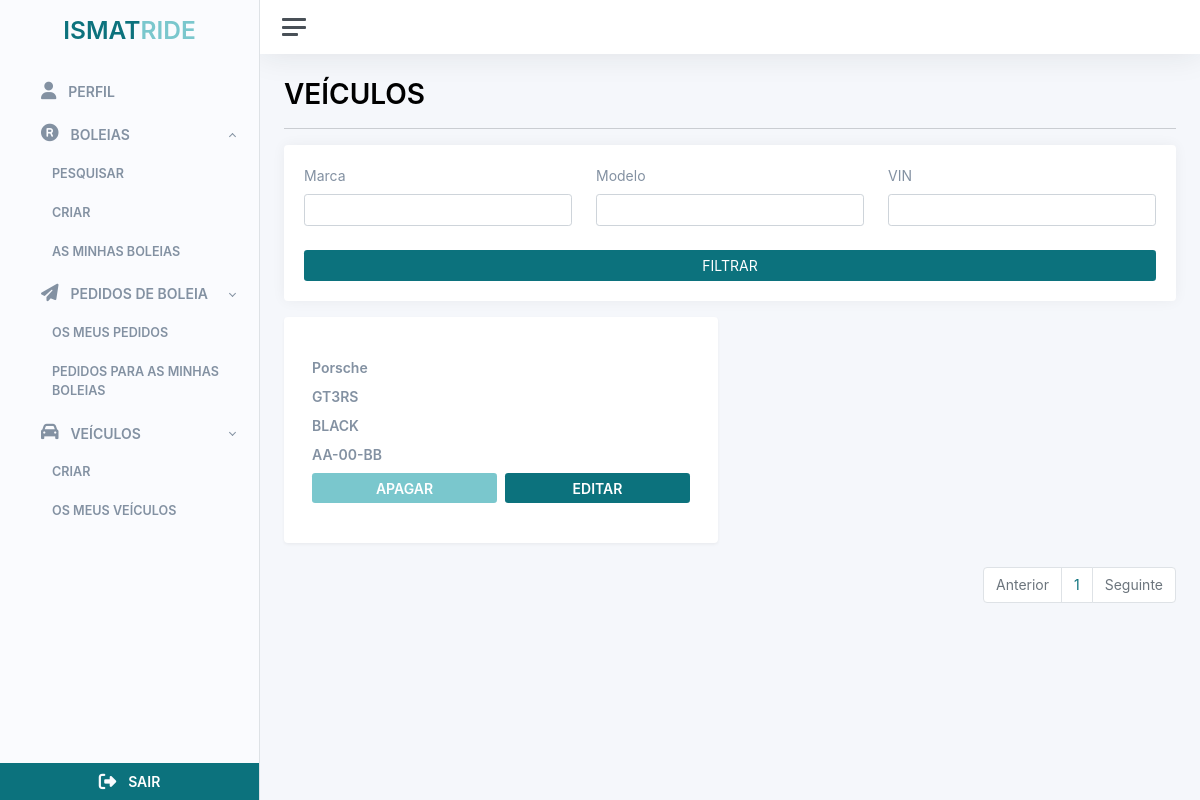
Page /vehicles/list (signed in) on the committed database.
### src/users/users.py (models this page shows)
class Brand(db.Model):
	__tablename__ = 'brand'
	id = db.Column(db.Integer, primary_key=True)
	name = db.Column(db.String(100))

class Model(db.Model):
	__tablename__ = 'model'
	id = db.Column(db.Integer, primary_key=True)
	name = db.Column(db.String(100))
	brand_id = db.Column('brand_id', db.ForeignKey('brand.id'))
	brand = db.relationship('Brand', backref='brand')

class Vehicle(db.Model):
	__tablename__ = 'vehicle'
	id = db.Column(db.Integer, primary_key=True)
	user_id = db.Column('user_id', db.ForeignKey('user.id'))
	user = db.relationship('User', backref='vehicle')
	license_plate = db.Column(db.String(20), unique=True)
	color = db.Column(db.String(20))
	seats = db.Column(db.Integer, default=0)
	is_deleted = db.Column(db.Boolean, default=False)
	createdAt = db.Column(db.DateTime, default=datetime.datetime.now)
	updatedAt = db.Column(db.DateTime, default=datetime.datetime.now)
	model_id = db.Column('model_id', db.ForeignKey('model.id'))
	model = db.relationship('Model', backref='vehicle')

### src/vehicles/routes.py (the view)
@vehicles_bp.route("/list")
@login_required
def vehicles_list():
    page = request.args.get('page', 1, type=int)
    query = Vehicle.query
    models_list = Model.query.all()
    if request.args.get("model"):
        query = query.join(Model, Vehicle.model).filter(Model.name.contains(request.args.get("model")))
    if request.args.get("brand"):
        query = query.join(Model, Vehicle.model).join(Brand, Model.brand).filter(Brand.name.contains(request.args.get("brand")))
    if request.args.get("vin"):
        query = query.filter(Vehicle.license_plate.contains(request.args.get("vin")))
    query = query.paginate(page=page, per_page=ITEMS_PER_PAGE)
    response = {'items': list(), 'iter_pages': query.iter_pages, 'page': page, 'pages': query.pages, 'next_num': query.next_num}
    vehicle_list = list()
    for vehicle in query:
        vehicle_list.append(
            VehicleDto(vehicle.id, vehicle.model.brand.name, vehicle.model.name, vehicle.color, vehicle.license_plate, vehicle.seats)
        )
    response['items'] = vehicle_list
    if vehicle_list.__len__() == 0:
        return(render_template("vehicle/no_data.html"))
    return render_template("vehicle/index.html", vehicles = response, models = models_list)

### src/users/users.py (called while the page is built)
	def get_initials(self):
		first_name_initial = str.upper(self.first_name[0])
		last_name_initial = str.upper(self.last_name[0])
		return f'{first_name_initial}{last_name_initial}'

### src/templates/vehicle/index.html (shortened to what this page needs)
{% extends 'base/base_client.html' %}  {% block container_title %} VEÍCULOS {% endblock container_title %} {%
block filters %}
<form action="{{ url_for('vehicles.vehicles_list') }}" method="get">
  <div class="card mb-3">
    <div class="card-body">
      <div
        class="d-flex flex-row flex-wrap gap-4 justify-content-center align-items-end justify-content-sm-start"
      >
        <div class="flex-fill">
          <label class="form-label text-color">Marca</label>
          <input
            type="text"
            value="{{ request.args.get('brand') or ''}}"
            name="brand"
            class="form-control"
          />
        </div>
        <div class="flex-fill">
          <label class="form-label text-color">Modelo</label>
          <input
            type="text"
            value="{{ request.args.get('modelo') or ''}}"
            name="model"
            class="form-control"
          />
        </div>
        <div class="flex-fill">
          <label class="form-label text-color">VIN</label>
          <input
            type="text"
            value="{{ request.args.get('vin') or ''}}"
            name="vin"
            class="form-control"
          />
        </div>
        <div class="flex-fill justify-content-center">
          <button class="btn btn-primary flex-fill w-100" type="submit">
            FILTRAR
          </button>
        </div>
      </div>
    </div>
  </div>
</form>
{% endblock filters %} {%block content %}
<div class="row">
  {% for item in vehicles['items'] %}
  <div class="col-12 col-md-6 col-lg-6 col-xl-6">
    <div class="card shadow">
      <div class="card-body">
        <div class="row justify-content-center align-items-center">
          <div class="col-12">
            <div class="row p-3">
              <div class="col-12 col-sm-4 col-md-12 p-1">
                <span class="fw-bold text-color">{{item.brand}}</span>
              </div>
              <div class="col-12 col-sm-12 p-1">
                <span class="fw-bold text-color">{{item.model}}</span>
              </div>
              <div class="col-12 col-sm-12 p-1">
                <span class="fw-bold text-color">{{item.color}}</span>
              </div>
              <div class="col-12 col-sm-12 p-1">
                <span class="fw-bold text-color">{{item.license_plate}}</span>
              </div>
              <div class="col-12 col-sm-6 p-1">
                <form
                  action="{{ url_for('vehicles.delete_vehicle', id=item.id) }}"
                  method="post"
                >
                  <button type="submit" class="btn  btn-secondary w-100">
                    <span class="fw-bold">APAGAR</span>
                  </button>
                </form>
              </div>
              <div class="col-12 col-sm-6 p-1">
                <button
                  type="button"
                  data-bs-toggle="modal"
                  data-bs-target="#edit{{item.id}}"
                  class="btn btn-primary w-100"
                >
                  <span class="fw-bold">EDITAR</span>
                </button>
              </div>
            </div>
          </div>
        </div>
      </div>
    </div>
  </div>
  {% endfor %}
</div>
<div
  class="d-flex align-items-center justify-content-center justify-content-md-end"
>
  <ul class="pagination">
    <li class="page-item {% if vehicles.page == 1 %}disabled{% endif %}">
      <a
        class="page-link"
        href="{{ url_for('vehicles.vehicles_list', page=vehicles.prev_num) }}"
        tabindex="-1"
        >Anterior</a
      >
    </li>
    {% for page_num in vehicles.iter_pages(left_edge=1, right_edge=1,
    left_current=1, right_current=2) %} {% if page_num %} {% if vehicles.page ==
    page_num %}
    <li class="page-item">
      <a
        href="{{ url_for('vehicles.vehicles_list', page=page_num) }}"
        class="page-link"
      >
        {{ page_num }}
      </a>
    </li>
    {% endif %} {% else %} ... {% endif %} {% endfor %}
    <li
      class="page-item {% if vehicles.page == vehicles.pages %}disabled{% endif %}"
    >
      <a
        class="page-link"
        href="{{ url_for('vehicles.vehicles_list', page=vehicles.next_num) }}"
        tabindex="-1"
        >Seguinte</a
      >
    </li>
  </ul>
</div>
{% endblock content %}

### src/static/styles/global.css (style rules this page uses)
.text-color { color: #8391a2 !important; }
.btn-primary { background-color: #0c727d !important; border: none !important; }
.btn-secondary { background-color: #7ac7cd !important; border: none !important; }
a { text-decoration: none !important; }
.pagination { display: flex; padding-left: 0; list-style: none; border-radius: 0.25rem; }
.page-link { position: relative; display: block; padding: 0.5rem 0.75rem; margin-left: -1px; line-height: 1.25; color: #0c727d; background-color: #fff; border: 1px solid #dee2e6; }
.page-link:not(:disabled):not(.disabled) { cursor: pointer; }
.page-item:first-child .page-link { margin-left: 0; border-top-left-radius: 0.25rem; border-bottom-left-radius: 0.25rem; }
.page-item:last-child .page-link { border-top-right-radius: 0.25rem; border-bottom-right-radius: 0.25rem; }
.page-item.disabled .page-link { color: #6c757d; pointer-events: none; cursor: auto; background-color: #fff; border-color: #dee2e6; }

### rows in the picture
Brand: brand "Porsche"
Model: model "GT3RS"
Vehicle: color "BLACK", license_plate "AA-00-BB"

### other values in the picture
{{ page_num }} "1"
